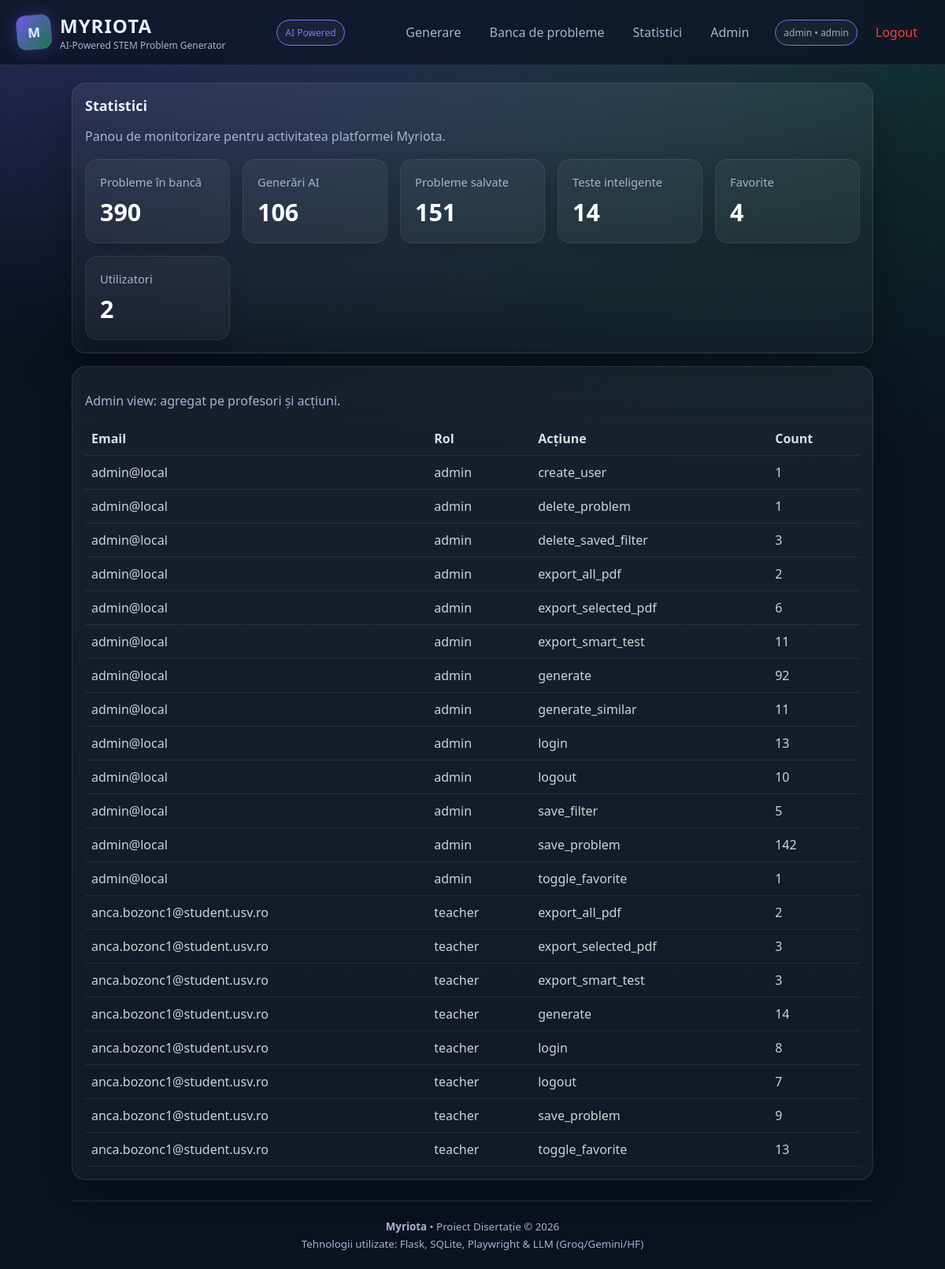
/stats (signed in), run on the app's committed database.
### tables this page shows
CREATE TABLE users(
        id INTEGER PRIMARY KEY AUTOINCREMENT,
        email TEXT NOT NULL UNIQUE,
        pass_hash TEXT NOT NULL,
        role TEXT NOT NULL DEFAULT 'teacher',
        created_at DATETIME DEFAULT CURRENT_TIMESTAMP
      );

### routes/web.py (the view)
    def wrapper(*args, **kwargs):
        if not g.user:
            return redirect(url_for("web.login"))
        return fn(*args, **kwargs)

### routes/web.py (called while the page is built)
@bp.before_app_request
def load_user():
    g.user = None
    uid = session.get("user_id")
    if uid:
        conn = current_app.config["DB_CONN"]
        g.user = dbmod.get_user_by_id(conn, int(uid))

def login_required(fn):
    def wrapper(*args, **kwargs):
        if not g.user:
            return redirect(url_for("web.login"))
        return fn(*args, **kwargs)
    wrapper.__name__ = fn.__name__
    return wrapper

@bp.get("/stats")
@login_required
def stats():
    conn = current_app.config["DB_CONN"]
    rows = dbmod.stats_actions(conn) if g.user["role"] == "admin" else dbmod.stats_actions_for_user(conn, int(g.user["id"]))
    summary = {
        "problems": dbmod.count_problems(conn),
        "users": dbmod.count_users(conn),
        "favorites": dbmod.count_favorites(conn),
        "generated": dbmod.count_events_by_action(conn, "generate"),
        "saved": dbmod.count_events_by_action(conn, "save_problem"),
        "smart_tests": dbmod.count_events_by_action(conn, "export_smart_test"),
    }
    return render_template(
        "stats.html",
        rows=rows,
        is_admin=(g.user["role"] == "admin"),
        summary=summary
    )

### storage/db.py (called while the page is built)
def get_user_by_id(conn, uid: int):
    return conn.execute("SELECT * FROM users WHERE id=?", (uid,)).fetchone()

def stats_actions(conn):
    return conn.execute("""
      SELECT u.email, u.role, e.action, COUNT(*) AS cnt
      FROM events e
      JOIN users u ON u.id = e.user_id
      GROUP BY u.email, u.role, e.action
      ORDER BY u.email, e.action
    """).fetchall()

def count_problems(conn):
    row = conn.execute("SELECT COUNT(*) AS n FROM problems").fetchone()
    return int(row["n"] or 0)

def count_users(conn):
    row = conn.execute("SELECT COUNT(*) AS n FROM users").fetchone()
    return int(row["n"] or 0)

def count_favorites(conn):
    row = conn.execute("SELECT COUNT(*) AS n FROM favorites").fetchone()
    return int(row["n"] or 0)

def count_events_by_action(conn, action: str):
    row = conn.execute(
        "SELECT COUNT(*) AS n FROM events WHERE action = ?",
        (action,)
    ).fetchone()
    return int(row["n"] or 0)

### templates/stats.html (shortened to what this page needs)
{% extends "base.html" %}
{% block content %}
<section class="card">
  <h3 class="card-title">Statistici</h3>
  <p class="muted">Panou de monitorizare pentru activitatea platformei Myriota.</p>
  <div class="stats-cards">
    <div class="stat-card">
      <div class="stat-label">Probleme în bancă</div>
      <div class="stat-value">{{ summary.problems }}</div>
    </div>
    <div class="stat-card">
      <div class="stat-label">Generări AI</div>
      <div class="stat-value">{{ summary.generated }}</div>
    </div>
    <div class="stat-card">
      <div class="stat-label">Probleme salvate</div>
      <div class="stat-value">{{ summary.saved }}</div>
    </div>
    <div class="stat-card">
      <div class="stat-label">Teste inteligente</div>
      <div class="stat-value">{{ summary.smart_tests }}</div>
    </div>
    <div class="stat-card">
      <div class="stat-label">Favorite</div>
      <div class="stat-value">{{ summary.favorites }}</div>
    </div>
    {% if is_admin %}
    <div class="stat-card">
      <div class="stat-label">Utilizatori</div>
      <div class="stat-value">{{ summary.users }}</div>
    </div>
    {% endif %}
  </div>
</section>
<section class="card">
  {% if is_admin %}
    <p class="muted">Admin view: agregat pe profesori și acțiuni.</p>
    <table class="table">
      <tr><th>Email</th><th>Rol</th><th>Acțiune</th><th>Count</th></tr>
      {% for r in rows %}
        <tr>
          <td>{{ r["email"] }}</td>
          <td>{{ r["role"] }}</td>
          <td>{{ r["action"] }}</td>
          <td>{{ r["cnt"] }}</td>
        </tr>
      {% endfor %}
    </table>
  {% endif %}
</section>
{% endblock %}

### templates/base.html (shortened to what this page needs)
<!doctype html>
<html lang="ro">
<head>
  <link rel="stylesheet" href="{{ url_for('static', filename='style.css', v=20260315) }}">
  <link rel="stylesheet" href="https://cdn.jsdelivr.net/npm/katex@0.16.10/dist/katex.min.css">
</head>
<body>
  <header class="topbar">
    <div class="brand">
      <div class="logo">M</div>
      <div>
        <div class="brand-title" style="font-size: 1.5em; letter-spacing: 1px;">MYRIOTA</div>
        <div class="brand-sub">AI-Powered STEM Problem Generator</div>
      </div>
    </div>
    <span class="pill" style="border-color: var(--accent); color: var(--accent);">
  AI Powered
</span>
    <nav class="nav">
      {% if g.user %}
        <a class="navlink" href="{{ url_for('web.index') }}">Generare</a>
        <a class="navlink" href="{{ url_for('web.bank') }}">Banca de probleme</a>
        <a class="navlink" href="{{ url_for('web.stats') }}">Statistici</a>
        {% if g.user["role"] == "admin" %}
          <a class="navlink" href="{{ url_for('web.admin_users') }}">Admin</a>
        {% endif %}
        <span class="pill userpill" style="border-color: var(--accent);">
          {{ g.user["email"].split('@')[0] }} • {{ g.user["role"] }}
        </span>
        <a class="navlink" href="{{ url_for('web.logout') }}" style="color: var(--danger);">Logout</a>
      {% else %}
        <a class="navbtn" href="{{ url_for('web.login') }}">Login Profesori</a>
      {% endif %}
    </nav>
  </header>
  <main class="container">
    {% block content %}{% endblock %}
    <footer class="footer" style="text-align: center; border-top: 1px solid var(--border); padding-top: 20px;">
      <small class="muted">
        <b>Myriota</b> • Proiect Disertație &copy; 2026 <br>
        Tehnologii utilizate: Flask, SQLite, Playwright & LLM (Groq/Gemini/HF)
      </small>
    </footer>
  </main>
</body>
</html>

### static/style.css (style rules this page uses)
:root { --bg:#0b1220; --card:#0f1a2e; --card2:#0c1730; --text:#e9eefc; --muted:#a6b3d1; --border:rgba(255,255,255,.10); --shadow:0 16px 60px rgba(0,0,0,.35); --accent:#7c5cff; --accent2:#22c55e; --warn:#f59e0b; --danger:#ef4444; }
* { box-sizing:border-box }
body { margin:0; font-family: system-ui, -apple-system, Segoe UI, Roboto, Arial; background: radial-gradient(1200px 600px at 20% -10%, rgba(124,92,255,.35), transparent), radial-gradient(1200px 600px at 80% 0%, rgba(34,197,94,.20), transparent), var(--bg); color:var(--text); }
a { color:inherit }
.topbar { position:sticky; top:0; display:flex; align-items:center; justify-content:space-between; padding:16px 22px; background: rgba(11,18,32,.75); backdrop-filter: blur(10px); border-bottom:1px solid var(--border); z-index:5; }
.brand { display:flex; gap:12px; align-items:center }
.logo { width:42px; height:42px; display:grid; place-items:center; border-radius:12px; background: linear-gradient(135deg, rgba(124,92,255,.9), rgba(34,197,94,.55)); font-weight:800; box-shadow: var(--shadow); }
.brand-title { font-weight:800; letter-spacing:.2px }
.brand-sub { color:var(--muted); font-size:12px }
.nav { display:flex; gap:10px; align-items:center }
.navlink { padding:10px 12px; border-radius:12px; text-decoration:none; color:var(--muted); border:1px solid transparent; }
.container { max-width:1050px; margin:22px auto; padding:0 16px }
.footer { margin:26px 0 18px; color:var(--muted) }
.card { background: linear-gradient(180deg, rgba(255,255,255,.06), rgba(255,255,255,.03)); border:1px solid var(--border); border-radius:18px; padding:16px; box-shadow: var(--shadow); margin-top: 16px; }
.card-title { margin:0 0 8px; font-size:18px }
.muted { color:var(--muted) }
.pill { padding:7px 10px; border-radius:999px; border:1px solid var(--border); background: rgba(255,255,255,.04); color:var(--muted); font-size:12px; white-space:nowrap; }
.userpill { margin-left: 10px; white-space: nowrap; opacity: .95; }
.table { width:100%; border-collapse: collapse; margin-top: 10px; }
.table th, .table td { border-bottom: 1px solid rgba(255,255,255,.08); padding: 10px 8px; text-align: left; }
.table th { color: rgba(255,255,255,.85); font-weight: 900; }
.table td { color: rgba(255,255,255,.8); }
:root { --accent: #8b6eff; --accent2: #10b981; }
.logo { box-shadow: 0 0 20px rgba(124, 92, 255, 0.3); transition: all 0.3s cubic-bezier(0.4, 0, 0.2, 1); border: 1px solid rgba(255, 255, 255, 0.1); }
.stats-cards { display: grid; grid-template-columns: repeat(auto-fit, minmax(180px, 1fr)); gap: 16px; margin-top: 18px; }
.stat-card { padding: 18px; border-radius: 16px; background: rgba(255,255,255,0.04); border: 1px solid rgba(255,255,255,0.08); box-shadow: 0 10px 24px rgba(0,0,0,0.14); }
.stat-label { font-size: 0.92rem; color: var(--muted); margin-bottom: 8px; }
.stat-value { font-size: 1.9rem; font-weight: 800; color: #fff; }

### templates/base.html (style rules this page uses)
.logo { user-select: none; transition: transform 0.3s ease; }

### data on the page
users: user.email "admin", user.role "admin", email "admin@local", role "admin", action "create_user", cnt "1", action "delete_problem", action "delete_saved_filter", cnt "3", action "export_all_pdf", cnt "2", action "export_selected_pdf", cnt "6", action "export_smart_test", cnt "11", action "generate", cnt "92", action "generate_similar", action "login", cnt "13", action "logout", cnt "10", action "save_filter", cnt "5", action "save_problem", cnt "142", action "toggle_favorite"
users: email "anca.bozonc1@student.usv.ro", role "teacher", action "export_all_pdf", cnt "2", action "export_selected_pdf", cnt "3", action "export_smart_test", action "generate", cnt "14", action "login", cnt "8", action "logout", cnt "7", action "save_problem", cnt "9", action "toggle_favorite", cnt "13"

### other printed values
{{ summary.problems }} "390"
{{ summary.generated }} "106"
{{ summary.saved }} "151"
{{ summary.smart_tests }} "14"
{{ summary.favorites }} "4"
{{ summary.users }} "2"
